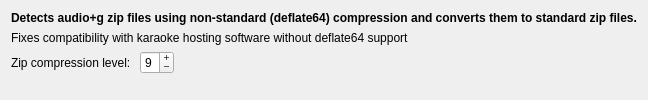
      <widget class="QWidget" name="tab_3">
       <attribute name="title">
        <string>Zip Fix</string>
       </attribute>
       <layout class="QVBoxLayout" name="verticalLayout_5">
        <item>
         <widget class="QLabel" name="label_13">
          <property name="font">
           <font>
            <weight>75</weight>
            <bold>true</bold>
           </font>
          </property>
          <property name="text">
           <string>Detects audio+g zip files using non-standard (deflate64) compression and converts them to standard zip files.</string>
          </property>
         </widget>
        </item>
        <item>
         <widget class="QLabel" name="label_14">
          <property name="text">
           <string>Fixes compatibility with karaoke hosting software without deflate64 support</string>
          </property>
         </widget>
        </item>
        <item>
         <layout class="QHBoxLayout" name="horizontalLayout_5">
          <item>
           <widget class="QLabel" name="label_17">
            <property name="text">
             <string>Zip compression level: </string>
            </property>
           </widget>
          </item>
          <item>
           <widget class="QSpinBox" name="spinBoxZipLvl">
            <property name="focusPolicy">
             <enum>Qt::NoFocus</enum>
            </property>
            <property name="wrapping">
             <bool>true</bool>
            </property>
            <property name="buttonSymbols">
             <enum>QAbstractSpinBox::PlusMinus</enum>
            </property>
            <property name="maximum">
             <number>9</number>
            </property>
            <property name="value">
             <number>9</number>
            </property>
           </widget>
          </item>
          <item>
           <spacer name="horizontalSpacer_4">
            <property name="orientation">
             <enum>Qt::Horizontal</enum>
            </property>
            <property name="sizeHint" stdset="0">
             <size>
              <width>40</width>
              <height>20</height>
             </size>
            </property>
           </spacer>
          </item>
         </layout>
        </item>
        <item>
         <spacer name="verticalSpacer_4">
          <property name="orientation">
           <enum>Qt::Vertical</enum>
          </property>
          <property name="sizeHint" stdset="0">
           <size>
            <width>20</width>
            <height>5</height>
           </size>
          </property>
         </spacer>
        </item>
       </layout>
      </widget>
